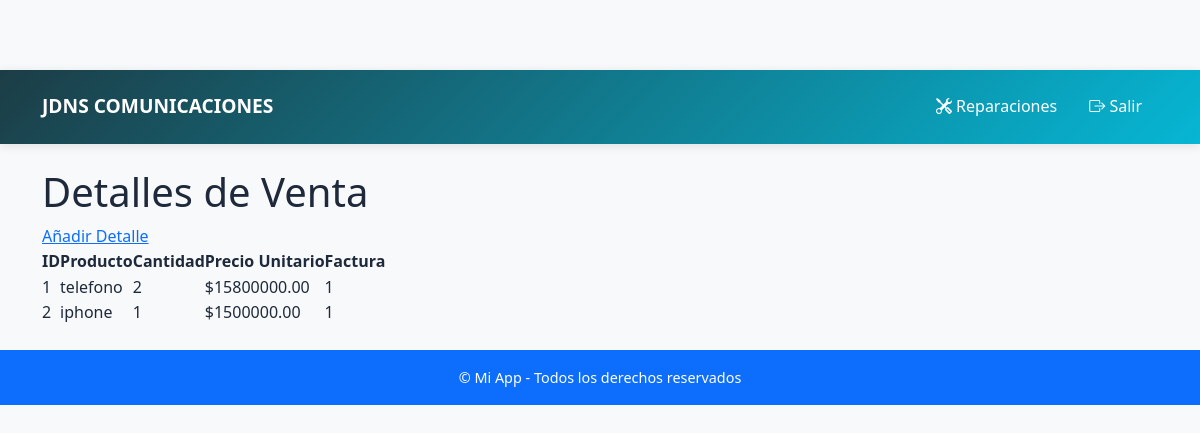
The page /detalle_venta/ (signed in) on the database as committed earlier.
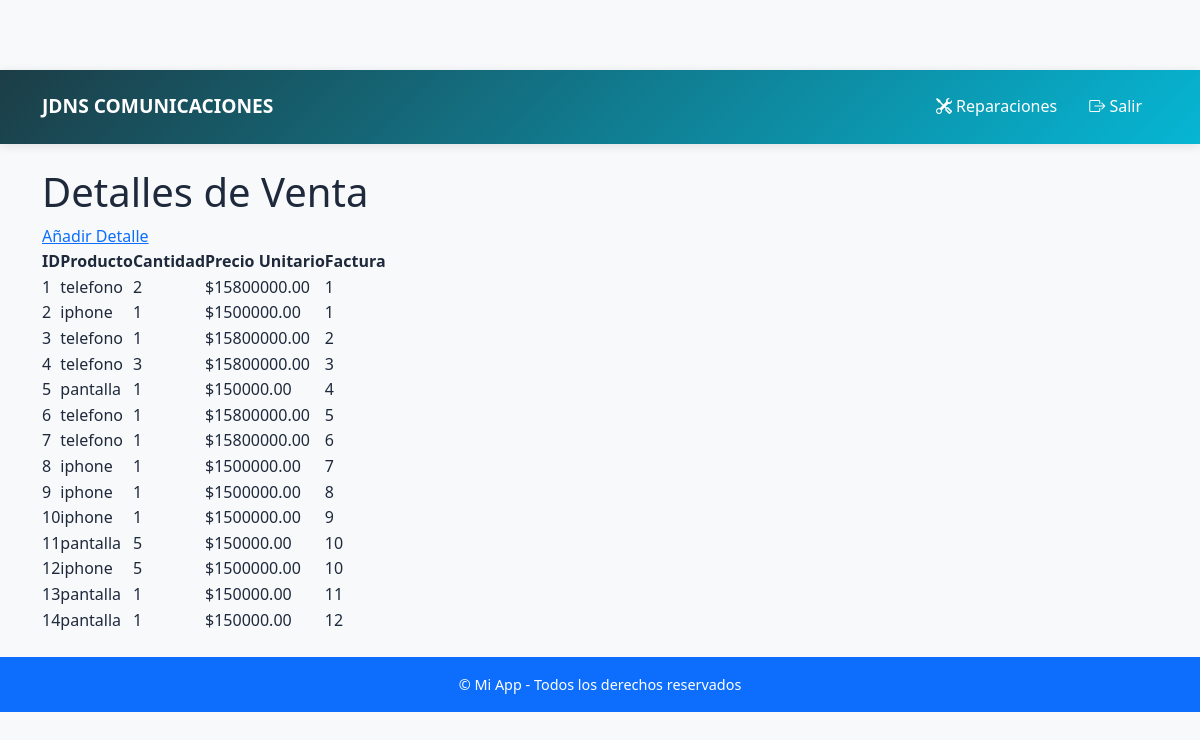
The same page on the database as committed later.
### app/models/users.py (models this page shows)
class DetalleVenta(db.Model):
    __tablename__ = 'detalle_venta'
    iddetalles = db.Column(db.Integer, primary_key=True)
    cantidad = db.Column(db.Integer, nullable=False)
    precio_unitario = db.Column(db.Numeric(10, 2), nullable=False)
    subtotal = db.Column(db.Numeric(10, 2), nullable=False)
    producto_idproducto = db.Column(db.Integer, db.ForeignKey('producto.idproducto'), nullable=False)
    ventas_factura_idventas_factura = db.Column(db.Integer, db.ForeignKey('ventas_factura.idventas_factura'), nullable=False)
    producto = db.relationship('Producto', backref='detalle_ventas')

class Producto(db.Model):
    _tablename_ = 'producto'
    idproducto = db.Column(db.Integer, primary_key=True)
    nombre = db.Column(db.String(100))
    descripcion = db.Column(db.Text)
    tipo = db.Column(db.Enum('repuesto', 'accesorio'))
    precio_unitario = db.Column(db.Numeric(10, 2))
    stock = db.Column(db.Integer)
    imagen = db.Column(db.String(200))
    empresa_idempresa = db.Column(db.Integer, db.ForeignKey('empresa.idempresa'))

### app/routes/detalle_venta.py (the view)
@bp.route('/')
@login_required
def listar():
    detalles = DetalleVenta.query.all()
    return render_template('detalle_venta_list.html', detalles=detalles)

### app/models/users.py (called while the page is built)
    @property
    def is_authenticated(self):
        return True

### app/templates/detalle_venta_list.html (shortened to what this page needs)
{% extends "base.html" %}
{% block content %}
<h1>Detalles de Venta</h1>
<a href="{{ url_for('detalle_venta.nuevo') }}">Añadir Detalle</a>
<table>
    <thead>
        <tr>
            <th>ID</th>
            <th>Producto</th>
            <th>Cantidad</th>
            <th>Precio Unitario</th>
            <th>Factura</th>
        </tr>
    </thead>
    <tbody>
    {% for d in detalles %}
        <tr>
            <td>{{ d.iddetalles }}</td>
            <td>{{ d.producto.nombre }}</td>
            <td>{{ d.cantidad }}</td>
            <td>${{ "%.2f"|format(d.precio_unitario) }}</td>
            <td>{{ d.ventas_factura_idventas_factura }}</td>
        </tr>
    {% endfor %}
    </tbody>
</table>
{% endblock %}

Rows that differ between the two databases and show on the page:
added DetalleVenta: iddetalles "3", producto.nombre "telefono", cantidad "1", precio_unitario "15800000.00", ventas_factura_idventas_factura "2"
added DetalleVenta: iddetalles "4", producto.nombre "telefono", cantidad "3", precio_unitario "15800000.00", ventas_factura_idventas_factura "3"
added DetalleVenta: iddetalles "5", producto.nombre "pantalla", cantidad "1", precio_unitario "150000.00", ventas_factura_idventas_factura "4"
added DetalleVenta: iddetalles "6", producto.nombre "telefono", cantidad "1", precio_unitario "15800000.00", ventas_factura_idventas_factura "5"
added DetalleVenta: iddetalles "7", producto.nombre "telefono", cantidad "1", precio_unitario "15800000.00", ventas_factura_idventas_factura "6"
added DetalleVenta: iddetalles "8", producto.nombre "iphone", cantidad "1", precio_unitario "1500000.00", ventas_factura_idventas_factura "7"
added DetalleVenta: iddetalles "9", producto.nombre "iphone", cantidad "1", precio_unitario "1500000.00", ventas_factura_idventas_factura "8"
added DetalleVenta: iddetalles "10", producto.nombre "iphone", cantidad "1", precio_unitario "1500000.00", ventas_factura_idventas_factura "9"
added DetalleVenta: iddetalles "11", producto.nombre "pantalla", cantidad "5", precio_unitario "150000.00", ventas_factura_idventas_factura "10"
added DetalleVenta: iddetalles "12", producto.nombre "iphone", cantidad "5", precio_unitario "1500000.00", ventas_factura_idventas_factura "10"
added DetalleVenta: iddetalles "13", producto.nombre "pantalla", cantidad "1", precio_unitario "150000.00", ventas_factura_idventas_factura "11"
added DetalleVenta: iddetalles "14", producto.nombre "pantalla", cantidad "1", precio_unitario "150000.00", ventas_factura_idventas_factura "12"
